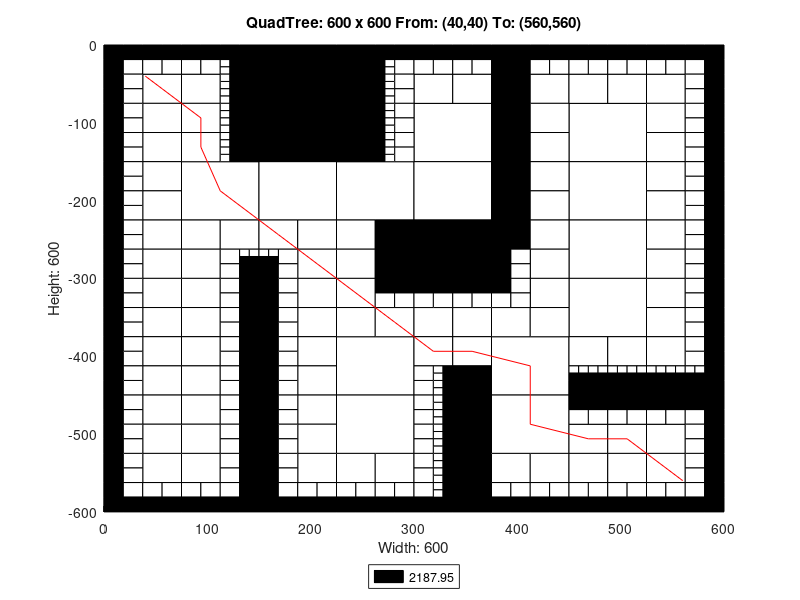

MATLAB code to generate this figure:
axis([0 600 -600 0]);
title('QuadTree: 600 x 600 From: (40,40) To: (560,560)');
xlabel('Width: 600');
ylabel('Height: 600');
rectangle('Position',[150 -75 75 75], 'FaceColor',[0 0 0]);
rectangle('Position',[150 -150 75 75], 'FaceColor',[0 0 0]);
rectangle('Position',[75 -225 75 75], 'FaceColor',[1 1 1]);
rectangle('Position',[150 -225 75 75], 'FaceColor',[1 1 1]);
rectangle('Position',[225 -225 75 75], 'FaceColor',[1 1 1]);
rectangle('Position',[300 -150 75 75], 'FaceColor',[1 1 1]);
rectangle('Position',[450 -150 75 75], 'FaceColor',[1 1 1]);
rectangle('Position',[300 -225 75 75], 'FaceColor',[1 1 1]);
rectangle('Position',[300 -300 75 75], 'FaceColor',[0 0 0]);
rectangle('Position',[450 -225 75 75], 'FaceColor',[1 1 1]);
rectangle('Position',[450 -300 75 75], 'FaceColor',[1 1 1]);
rectangle('Position',[225 -450 75 75], 'FaceColor',[1 1 1]);
rectangle('Position',[225 -525 75 75], 'FaceColor',[1 1 1]);
rectangle('Position',[375 -450 75 75], 'FaceColor',[1 1 1]);
rectangle('Position',[450 -375 75 75], 'FaceColor',[1 1 1]);
rectangle('Position',[375 -525 75 75], 'FaceColor',[1 1 1]);
rectangle('Position',[37.5 -75 37.5 37.5], 'FaceColor',[1 1 1]);
rectangle('Position',[75 -75 37.5 37.5], 'FaceColor',[1 1 1]);
rectangle('Position',[37.5 -112.5 37.5 37.5], 'FaceColor',[1 1 1]);
rectangle('Position',[37.5 -150 37.5 37.5], 'FaceColor',[1 1 1]);
rectangle('Position',[75 -112.5 37.5 37.5], 'FaceColor',[1 1 1]);
rectangle('Position',[75 -150 37.5 37.5], 'FaceColor',[1 1 1]);
rectangle('Position',[225 -37.5 37.5 37.5], 'FaceColor',[0 0 0]);
rectangle('Position',[225 -75 37.5 37.5], 'FaceColor',[0 0 0]);
rectangle('Position',[225 -112.5 37.5 37.5], 'FaceColor',[0 0 0]);
rectangle('Position',[225 -150 37.5 37.5], 'FaceColor',[0 0 0]);
rectangle('Position',[37.5 -187.5 37.5 37.5], 'FaceColor',[1 1 1]);
rectangle('Position',[37.5 -225 37.5 37.5], 'FaceColor',[1 1 1]);
rectangle('Position',[37.5 -262.5 37.5 37.5], 'FaceColor',[1 1 1]);
rectangle('Position',[37.5 -300 37.5 37.5], 'FaceColor',[1 1 1]);
rectangle('Position',[75 -262.5 37.5 37.5], 'FaceColor',[1 1 1]);
rectangle('Position',[112.5 -262.5 37.5 37.5], 'FaceColor',[1 1 1]);
rectangle('Position',[75 -300 37.5 37.5], 'FaceColor',[1 1 1]);
rectangle('Position',[150 -262.5 37.5 37.5], 'FaceColor',[1 1 1]);
rectangle('Position',[187.5 -262.5 37.5 37.5], 'FaceColor',[1 1 1]);
rectangle('Position',[187.5 -300 37.5 37.5], 'FaceColor',[1 1 1]);
rectangle('Position',[225 -262.5 37.5 37.5], 'FaceColor',[1 1 1]);
rectangle('Position',[262.5 -262.5 37.5 37.5], 'FaceColor',[0 0 0]);
rectangle('Position',[225 -300 37.5 37.5], 'FaceColor',[1 1 1]);
rectangle('Position',[262.5 -300 37.5 37.5], 'FaceColor',[0 0 0]);
rectangle('Position',[300 -75 37.5 37.5], 'FaceColor',[1 1 1]);
rectangle('Position',[337.5 -75 37.5 37.5], 'FaceColor',[1 1 1]);
rectangle('Position',[375 -37.5 37.5 37.5], 'FaceColor',[0 0 0]);
rectangle('Position',[375 -75 37.5 37.5], 'FaceColor',[0 0 0]);
rectangle('Position',[412.5 -75 37.5 37.5], 'FaceColor',[1 1 1]);
rectangle('Position',[375 -112.5 37.5 37.5], 'FaceColor',[0 0 0]);
rectangle('Position',[412.5 -112.5 37.5 37.5], 'FaceColor',[1 1 1]);
rectangle('Position',[375 -150 37.5 37.5], 'FaceColor',[0 0 0]);
rectangle('Position',[412.5 -150 37.5 37.5], 'FaceColor',[1 1 1]);
rectangle('Position',[450 -75 37.5 37.5], 'FaceColor',[1 1 1]);
rectangle('Position',[487.5 -75 37.5 37.5], 'FaceColor',[1 1 1]);
rectangle('Position',[525 -75 37.5 37.5], 'FaceColor',[1 1 1]);
rectangle('Position',[525 -112.5 37.5 37.5], 'FaceColor',[1 1 1]);
rectangle('Position',[525 -150 37.5 37.5], 'FaceColor',[1 1 1]);
rectangle('Position',[375 -187.5 37.5 37.5], 'FaceColor',[0 0 0]);
rectangle('Position',[412.5 -187.5 37.5 37.5], 'FaceColor',[1 1 1]);
rectangle('Position',[375 -225 37.5 37.5], 'FaceColor',[0 0 0]);
rectangle('Position',[412.5 -225 37.5 37.5], 'FaceColor',[1 1 1]);
rectangle('Position',[375 -262.5 37.5 37.5], 'FaceColor',[0 0 0]);
rectangle('Position',[412.5 -262.5 37.5 37.5], 'FaceColor',[1 1 1]);
rectangle('Position',[412.5 -300 37.5 37.5], 'FaceColor',[1 1 1]);
rectangle('Position',[525 -187.5 37.5 37.5], 'FaceColor',[1 1 1]);
rectangle('Position',[525 -225 37.5 37.5], 'FaceColor',[1 1 1]);
rectangle('Position',[525 -262.5 37.5 37.5], 'FaceColor',[1 1 1]);
rectangle('Position',[525 -300 37.5 37.5], 'FaceColor',[1 1 1]);
rectangle('Position',[37.5 -337.5 37.5 37.5], 'FaceColor',[1 1 1]);
rectangle('Position',[37.5 -375 37.5 37.5], 'FaceColor',[1 1 1]);
rectangle('Position',[75 -337.5 37.5 37.5], 'FaceColor',[1 1 1]);
rectangle('Position',[75 -375 37.5 37.5], 'FaceColor',[1 1 1]);
rectangle('Position',[37.5 -412.5 37.5 37.5], 'FaceColor',[1 1 1]);
rectangle('Position',[37.5 -450 37.5 37.5], 'FaceColor',[1 1 1]);
rectangle('Position',[75 -412.5 37.5 37.5], 'FaceColor',[1 1 1]);
rectangle('Position',[75 -450 37.5 37.5], 'FaceColor',[1 1 1]);
rectangle('Position',[187.5 -337.5 37.5 37.5], 'FaceColor',[1 1 1]);
rectangle('Position',[187.5 -375 37.5 37.5], 'FaceColor',[1 1 1]);
rectangle('Position',[225 -337.5 37.5 37.5], 'FaceColor',[1 1 1]);
rectangle('Position',[225 -375 37.5 37.5], 'FaceColor',[1 1 1]);
rectangle('Position',[262.5 -375 37.5 37.5], 'FaceColor',[1 1 1]);
rectangle('Position',[187.5 -412.5 37.5 37.5], 'FaceColor',[1 1 1]);
rectangle('Position',[187.5 -450 37.5 37.5], 'FaceColor',[1 1 1]);
rectangle('Position',[37.5 -487.5 37.5 37.5], 'FaceColor',[1 1 1]);
rectangle('Position',[37.5 -525 37.5 37.5], 'FaceColor',[1 1 1]);
rectangle('Position',[75 -487.5 37.5 37.5], 'FaceColor',[1 1 1]);
rectangle('Position',[75 -525 37.5 37.5], 'FaceColor',[1 1 1]);
rectangle('Position',[37.5 -562.5 37.5 37.5], 'FaceColor',[1 1 1]);
rectangle('Position',[75 -562.5 37.5 37.5], 'FaceColor',[1 1 1]);
rectangle('Position',[187.5 -487.5 37.5 37.5], 'FaceColor',[1 1 1]);
rectangle('Position',[187.5 -525 37.5 37.5], 'FaceColor',[1 1 1]);
rectangle('Position',[187.5 -562.5 37.5 37.5], 'FaceColor',[1 1 1]);
rectangle('Position',[225 -562.5 37.5 37.5], 'FaceColor',[1 1 1]);
rectangle('Position',[262.5 -562.5 37.5 37.5], 'FaceColor',[1 1 1]);
rectangle('Position',[300 -375 37.5 37.5], 'FaceColor',[1 1 1]);
rectangle('Position',[337.5 -375 37.5 37.5], 'FaceColor',[1 1 1]);
rectangle('Position',[412.5 -337.5 37.5 37.5], 'FaceColor',[1 1 1]);
rectangle('Position',[375 -375 37.5 37.5], 'FaceColor',[1 1 1]);
rectangle('Position',[412.5 -375 37.5 37.5], 'FaceColor',[1 1 1]);
rectangle('Position',[300 -412.5 37.5 37.5], 'FaceColor',[1 1 1]);
rectangle('Position',[337.5 -412.5 37.5 37.5], 'FaceColor',[1 1 1]);
rectangle('Position',[337.5 -450 37.5 37.5], 'FaceColor',[0 0 0]);
rectangle('Position',[525 -337.5 37.5 37.5], 'FaceColor',[1 1 1]);
rectangle('Position',[525 -375 37.5 37.5], 'FaceColor',[1 1 1]);
rectangle('Position',[450 -412.5 37.5 37.5], 'FaceColor',[1 1 1]);
rectangle('Position',[487.5 -412.5 37.5 37.5], 'FaceColor',[1 1 1]);
rectangle('Position',[525 -412.5 37.5 37.5], 'FaceColor',[1 1 1]);
rectangle('Position',[337.5 -487.5 37.5 37.5], 'FaceColor',[0 0 0]);
rectangle('Position',[337.5 -525 37.5 37.5], 'FaceColor',[0 0 0]);
rectangle('Position',[337.5 -562.5 37.5 37.5], 'FaceColor',[0 0 0]);
rectangle('Position',[337.5 -600 37.5 37.5], 'FaceColor',[0 0 0]);
rectangle('Position',[375 -562.5 37.5 37.5], 'FaceColor',[1 1 1]);
rectangle('Position',[412.5 -562.5 37.5 37.5], 'FaceColor',[1 1 1]);
rectangle('Position',[450 -525 37.5 37.5], 'FaceColor',[1 1 1]);
rectangle('Position',[487.5 -525 37.5 37.5], 'FaceColor',[1 1 1]);
rectangle('Position',[525 -525 37.5 37.5], 'FaceColor',[1 1 1]);
rectangle('Position',[450 -562.5 37.5 37.5], 'FaceColor',[1 1 1]);
rectangle('Position',[487.5 -562.5 37.5 37.5], 'FaceColor',[1 1 1]);
rectangle('Position',[525 -562.5 37.5 37.5], 'FaceColor',[1 1 1]);
rectangle('Position',[0 -18.75 18.75 18.75], 'FaceColor',[0 0 0]);
rectangle('Position',[18.75 -18.75 18.75 18.75], 'FaceColor',[0 0 0]);
rectangle('Position',[0 -37.5 18.75 18.75], 'FaceColor',[0 0 0]);
rectangle('Position',[18.75 -37.5 18.75 18.75], 'FaceColor',[1 1 1]);
rectangle('Position',[37.5 -18.75 18.75 18.75], 'FaceColor',[0 0 0]);
rectangle('Position',[56.25 -18.75 18.75 18.75], 'FaceColor',[0 0 0]);
rectangle('Position',[37.5 -37.5 18.75 18.75], 'FaceColor',[1 1 1]);
rectangle('Position',[56.25 -37.5 18.75 18.75], 'FaceColor',[1 1 1]);
rectangle('Position',[0 -56.25 18.75 18.75], 'FaceColor',[0 0 0]);
rectangle('Position',[18.75 -56.25 18.75 18.75], 'FaceColor',[1 1 1]);
rectangle('Position',[0 -75 18.75 18.75], 'FaceColor',[0 0 0]);
rectangle('Position',[18.75 -75 18.75 18.75], 'FaceColor',[1 1 1]);
rectangle('Position',[75 -18.75 18.75 18.75], 'FaceColor',[0 0 0]);
rectangle('Position',[93.75 -18.75 18.75 18.75], 'FaceColor',[0 0 0]);
rectangle('Position',[75 -37.5 18.75 18.75], 'FaceColor',[1 1 1]);
rectangle('Position',[93.75 -37.5 18.75 18.75], 'FaceColor',[1 1 1]);
rectangle('Position',[112.5 -18.75 18.75 18.75], 'FaceColor',[0 0 0]);
rectangle('Position',[131.25 -18.75 18.75 18.75], 'FaceColor',[0 0 0]);
rectangle('Position',[131.25 -37.5 18.75 18.75], 'FaceColor',[0 0 0]);
rectangle('Position',[131.25 -56.25 18.75 18.75], 'FaceColor',[0 0 0]);
rectangle('Position',[131.25 -75 18.75 18.75], 'FaceColor',[0 0 0]);
rectangle('Position',[0 -93.75 18.75 18.75], 'FaceColor',[0 0 0]);
rectangle('Position',[18.75 -93.75 18.75 18.75], 'FaceColor',[1 1 1]);
rectangle('Position',[0 -112.5 18.75 18.75], 'FaceColor',[0 0 0]);
rectangle('Position',[18.75 -112.5 18.75 18.75], 'FaceColor',[1 1 1]);
rectangle('Position',[0 -131.25 18.75 18.75], 'FaceColor',[0 0 0]);
rectangle('Position',[18.75 -131.25 18.75 18.75], 'FaceColor',[1 1 1]);
rectangle('Position',[0 -150 18.75 18.75], 'FaceColor',[0 0 0]);
rectangle('Position',[18.75 -150 18.75 18.75], 'FaceColor',[1 1 1]);
rectangle('Position',[131.25 -93.75 18.75 18.75], 'FaceColor',[0 0 0]);
rectangle('Position',[131.25 -112.5 18.75 18.75], 'FaceColor',[0 0 0]);
rectangle('Position',[131.25 -131.25 18.75 18.75], 'FaceColor',[0 0 0]);
rectangle('Position',[131.25 -150 18.75 18.75], 'FaceColor',[0 0 0]);
rectangle('Position',[262.5 -18.75 18.75 18.75], 'FaceColor',[0 0 0]);
rectangle('Position',[281.25 -18.75 18.75 18.75], 'FaceColor',[0 0 0]);
rectangle('Position',[281.25 -37.5 18.75 18.75], 'FaceColor',[1 1 1]);
rectangle('Position',[281.25 -56.25 18.75 18.75], 'FaceColor',[1 1 1]);
rectangle('Position',[281.25 -75 18.75 18.75], 'FaceColor',[1 1 1]);
rectangle('Position',[281.25 -93.75 18.75 18.75], 'FaceColor',[1 1 1]);
rectangle('Position',[281.25 -112.5 18.75 18.75], 'FaceColor',[1 1 1]);
rectangle('Position',[281.25 -131.25 18.75 18.75], 'FaceColor',[1 1 1]);
rectangle('Position',[281.25 -150 18.75 18.75], 'FaceColor',[1 1 1]);
rectangle('Position',[0 -168.75 18.75 18.75], 'FaceColor',[0 0 0]);
rectangle('Position',[18.75 -168.75 18.75 18.75], 'FaceColor',[1 1 1]);
rectangle('Position',[0 -187.5 18.75 18.75], 'FaceColor',[0 0 0]);
rectangle('Position',[18.75 -187.5 18.75 18.75], 'FaceColor',[1 1 1]);
rectangle('Position',[0 -206.25 18.75 18.75], 'FaceColor',[0 0 0]);
rectangle('Position',[18.75 -206.25 18.75 18.75], 'FaceColor',[1 1 1]);
rectangle('Position',[0 -225 18.75 18.75], 'FaceColor',[0 0 0]);
rectangle('Position',[18.75 -225 18.75 18.75], 'FaceColor',[1 1 1]);
rectangle('Position',[0 -243.75 18.75 18.75], 'FaceColor',[0 0 0]);
rectangle('Position',[18.75 -243.75 18.75 18.75], 'FaceColor',[1 1 1]);
rectangle('Position',[0 -262.5 18.75 18.75], 'FaceColor',[0 0 0]);
rectangle('Position',[18.75 -262.5 18.75 18.75], 'FaceColor',[1 1 1]);
rectangle('Position',[0 -281.25 18.75 18.75], 'FaceColor',[0 0 0]);
rectangle('Position',[18.75 -281.25 18.75 18.75], 'FaceColor',[1 1 1]);
rectangle('Position',[0 -300 18.75 18.75], 'FaceColor',[0 0 0]);
rectangle('Position',[18.75 -300 18.75 18.75], 'FaceColor',[1 1 1]);
rectangle('Position',[112.5 -281.25 18.75 18.75], 'FaceColor',[1 1 1]);
rectangle('Position',[112.5 -300 18.75 18.75], 'FaceColor',[1 1 1]);
rectangle('Position',[131.25 -300 18.75 18.75], 'FaceColor',[0 0 0]);
rectangle('Position',[168.75 -281.25 18.75 18.75], 'FaceColor',[1 1 1]);
rectangle('Position',[150 -300 18.75 18.75], 'FaceColor',[0 0 0]);
rectangle('Position',[168.75 -300 18.75 18.75], 'FaceColor',[1 1 1]);
rectangle('Position',[300 -18.75 18.75 18.75], 'FaceColor',[0 0 0]);
rectangle('Position',[318.75 -18.75 18.75 18.75], 'FaceColor',[0 0 0]);
rectangle('Position',[300 -37.5 18.75 18.75], 'FaceColor',[1 1 1]);
rectangle('Position',[318.75 -37.5 18.75 18.75], 'FaceColor',[1 1 1]);
rectangle('Position',[337.5 -18.75 18.75 18.75], 'FaceColor',[0 0 0]);
rectangle('Position',[356.25 -18.75 18.75 18.75], 'FaceColor',[0 0 0]);
rectangle('Position',[337.5 -37.5 18.75 18.75], 'FaceColor',[1 1 1]);
rectangle('Position',[356.25 -37.5 18.75 18.75], 'FaceColor',[1 1 1]);
rectangle('Position',[412.5 -18.75 18.75 18.75], 'FaceColor',[0 0 0]);
rectangle('Position',[431.25 -18.75 18.75 18.75], 'FaceColor',[0 0 0]);
rectangle('Position',[412.5 -37.5 18.75 18.75], 'FaceColor',[1 1 1]);
rectangle('Position',[431.25 -37.5 18.75 18.75], 'FaceColor',[1 1 1]);
rectangle('Position',[450 -18.75 18.75 18.75], 'FaceColor',[0 0 0]);
rectangle('Position',[468.75 -18.75 18.75 18.75], 'FaceColor',[0 0 0]);
rectangle('Position',[450 -37.5 18.75 18.75], 'FaceColor',[1 1 1]);
rectangle('Position',[468.75 -37.5 18.75 18.75], 'FaceColor',[1 1 1]);
rectangle('Position',[487.5 -18.75 18.75 18.75], 'FaceColor',[0 0 0]);
rectangle('Position',[506.25 -18.75 18.75 18.75], 'FaceColor',[0 0 0]);
rectangle('Position',[487.5 -37.5 18.75 18.75], 'FaceColor',[1 1 1]);
rectangle('Position',[506.25 -37.5 18.75 18.75], 'FaceColor',[1 1 1]);
rectangle('Position',[525 -18.75 18.75 18.75], 'FaceColor',[0 0 0]);
rectangle('Position',[543.75 -18.75 18.75 18.75], 'FaceColor',[0 0 0]);
rectangle('Position',[525 -37.5 18.75 18.75], 'FaceColor',[1 1 1]);
rectangle('Position',[543.75 -37.5 18.75 18.75], 'FaceColor',[1 1 1]);
rectangle('Position',[562.5 -18.75 18.75 18.75], 'FaceColor',[0 0 0]);
rectangle('Position',[581.25 -18.75 18.75 18.75], 'FaceColor',[0 0 0]);
rectangle('Position',[562.5 -37.5 18.75 18.75], 'FaceColor',[1 1 1]);
rectangle('Position',[581.25 -37.5 18.75 18.75], 'FaceColor',[0 0 0]);
rectangle('Position',[562.5 -56.25 18.75 18.75], 'FaceColor',[1 1 1]);
rectangle('Position',[581.25 -56.25 18.75 18.75], 'FaceColor',[0 0 0]);
rectangle('Position',[562.5 -75 18.75 18.75], 'FaceColor',[1 1 1]);
rectangle('Position',[581.25 -75 18.75 18.75], 'FaceColor',[0 0 0]);
rectangle('Position',[562.5 -93.75 18.75 18.75], 'FaceColor',[1 1 1]);
rectangle('Position',[581.25 -93.75 18.75 18.75], 'FaceColor',[0 0 0]);
rectangle('Position',[562.5 -112.5 18.75 18.75], 'FaceColor',[1 1 1]);
rectangle('Position',[581.25 -112.5 18.75 18.75], 'FaceColor',[0 0 0]);
rectangle('Position',[562.5 -131.25 18.75 18.75], 'FaceColor',[1 1 1]);
rectangle('Position',[581.25 -131.25 18.75 18.75], 'FaceColor',[0 0 0]);
rectangle('Position',[562.5 -150 18.75 18.75], 'FaceColor',[1 1 1]);
rectangle('Position',[581.25 -150 18.75 18.75], 'FaceColor',[0 0 0]);
rectangle('Position',[375 -281.25 18.75 18.75], 'FaceColor',[0 0 0]);
rectangle('Position',[393.75 -281.25 18.75 18.75], 'FaceColor',[1 1 1]);
rectangle('Position',[375 -300 18.75 18.75], 'FaceColor',[0 0 0]);
rectangle('Position',[393.75 -300 18.75 18.75], 'FaceColor',[1 1 1]);
rectangle('Position',[562.5 -168.75 18.75 18.75], 'FaceColor',[1 1 1]);
rectangle('Position',[581.25 -168.75 18.75 18.75], 'FaceColor',[0 0 0]);
rectangle('Position',[562.5 -187.5 18.75 18.75], 'FaceColor',[1 1 1]);
rectangle('Position',[581.25 -187.5 18.75 18.75], 'FaceColor',[0 0 0]);
rectangle('Position',[562.5 -206.25 18.75 18.75], 'FaceColor',[1 1 1]);
rectangle('Position',[581.25 -206.25 18.75 18.75], 'FaceColor',[0 0 0]);
rectangle('Position',[562.5 -225 18.75 18.75], 'FaceColor',[1 1 1]);
rectangle('Position',[581.25 -225 18.75 18.75], 'FaceColor',[0 0 0]);
rectangle('Position',[562.5 -243.75 18.75 18.75], 'FaceColor',[1 1 1]);
rectangle('Position',[581.25 -243.75 18.75 18.75], 'FaceColor',[0 0 0]);
rectangle('Position',[562.5 -262.5 18.75 18.75], 'FaceColor',[1 1 1]);
rectangle('Position',[581.25 -262.5 18.75 18.75], 'FaceColor',[0 0 0]);
rectangle('Position',[562.5 -281.25 18.75 18.75], 'FaceColor',[1 1 1]);
rectangle('Position',[581.25 -281.25 18.75 18.75], 'FaceColor',[0 0 0]);
rectangle('Position',[562.5 -300 18.75 18.75], 'FaceColor',[1 1 1]);
rectangle('Position',[581.25 -300 18.75 18.75], 'FaceColor',[0 0 0]);
rectangle('Position',[0 -318.75 18.75 18.75], 'FaceColor',[0 0 0]);
rectangle('Position',[18.75 -318.75 18.75 18.75], 'FaceColor',[1 1 1]);
rectangle('Position',[0 -337.5 18.75 18.75], 'FaceColor',[0 0 0]);
rectangle('Position',[18.75 -337.5 18.75 18.75], 'FaceColor',[1 1 1]);
rectangle('Position',[0 -356.25 18.75 18.75], 'FaceColor',[0 0 0]);
rectangle('Position',[18.75 -356.25 18.75 18.75], 'FaceColor',[1 1 1]);
rectangle('Position',[0 -375 18.75 18.75], 'FaceColor',[0 0 0]);
rectangle('Position',[18.75 -375 18.75 18.75], 'FaceColor',[1 1 1]);
rectangle('Position',[112.5 -318.75 18.75 18.75], 'FaceColor',[1 1 1]);
rectangle('Position',[131.25 -318.75 18.75 18.75], 'FaceColor',[0 0 0]);
rectangle('Position',[112.5 -337.5 18.75 18.75], 'FaceColor',[1 1 1]);
rectangle('Position',[131.25 -337.5 18.75 18.75], 'FaceColor',[0 0 0]);
rectangle('Position',[112.5 -356.25 18.75 18.75], 'FaceColor',[1 1 1]);
rectangle('Position',[131.25 -356.25 18.75 18.75], 'FaceColor',[0 0 0]);
rectangle('Position',[112.5 -375 18.75 18.75], 'FaceColor',[1 1 1]);
rectangle('Position',[131.25 -375 18.75 18.75], 'FaceColor',[0 0 0]);
rectangle('Position',[0 -393.75 18.75 18.75], 'FaceColor',[0 0 0]);
rectangle('Position',[18.75 -393.75 18.75 18.75], 'FaceColor',[1 1 1]);
rectangle('Position',[0 -412.5 18.75 18.75], 'FaceColor',[0 0 0]);
rectangle('Position',[18.75 -412.5 18.75 18.75], 'FaceColor',[1 1 1]);
rectangle('Position',[0 -431.25 18.75 18.75], 'FaceColor',[0 0 0]);
rectangle('Position',[18.75 -431.25 18.75 18.75], 'FaceColor',[1 1 1]);
rectangle('Position',[0 -450 18.75 18.75], 'FaceColor',[0 0 0]);
rectangle('Position',[18.75 -450 18.75 18.75], 'FaceColor',[1 1 1]);
rectangle('Position',[112.5 -393.75 18.75 18.75], 'FaceColor',[1 1 1]);
rectangle('Position',[131.25 -393.75 18.75 18.75], 'FaceColor',[0 0 0]);
rectangle('Position',[112.5 -412.5 18.75 18.75], 'FaceColor',[1 1 1]);
rectangle('Position',[131.25 -412.5 18.75 18.75], 'FaceColor',[0 0 0]);
rectangle('Position',[112.5 -431.25 18.75 18.75], 'FaceColor',[1 1 1]);
rectangle('Position',[131.25 -431.25 18.75 18.75], 'FaceColor',[0 0 0]);
rectangle('Position',[112.5 -450 18.75 18.75], 'FaceColor',[1 1 1]);
rectangle('Position',[131.25 -450 18.75 18.75], 'FaceColor',[0 0 0]);
rectangle('Position',[150 -318.75 18.75 18.75], 'FaceColor',[0 0 0]);
rectangle('Position',[168.75 -318.75 18.75 18.75], 'FaceColor',[1 1 1]);
rectangle('Position',[150 -337.5 18.75 18.75], 'FaceColor',[0 0 0]);
rectangle('Position',[168.75 -337.5 18.75 18.75], 'FaceColor',[1 1 1]);
rectangle('Position',[150 -356.25 18.75 18.75], 'FaceColor',[0 0 0]);
rectangle('Position',[168.75 -356.25 18.75 18.75], 'FaceColor',[1 1 1]);
rectangle('Position',[150 -375 18.75 18.75], 'FaceColor',[0 0 0]);
rectangle('Position',[168.75 -375 18.75 18.75], 'FaceColor',[1 1 1]);
rectangle('Position',[262.5 -318.75 18.75 18.75], 'FaceColor',[0 0 0]);
rectangle('Position',[281.25 -318.75 18.75 18.75], 'FaceColor',[0 0 0]);
rectangle('Position',[262.5 -337.5 18.75 18.75], 'FaceColor',[1 1 1]);
rectangle('Position',[281.25 -337.5 18.75 18.75], 'FaceColor',[1 1 1]);
rectangle('Position',[150 -393.75 18.75 18.75], 'FaceColor',[0 0 0]);
rectangle('Position',[168.75 -393.75 18.75 18.75], 'FaceColor',[1 1 1]);
rectangle('Position',[150 -412.5 18.75 18.75], 'FaceColor',[0 0 0]);
rectangle('Position',[168.75 -412.5 18.75 18.75], 'FaceColor',[1 1 1]);
rectangle('Position',[150 -431.25 18.75 18.75], 'FaceColor',[0 0 0]);
rectangle('Position',[168.75 -431.25 18.75 18.75], 'FaceColor',[1 1 1]);
rectangle('Position',[150 -450 18.75 18.75], 'FaceColor',[0 0 0]);
rectangle('Position',[168.75 -450 18.75 18.75], 'FaceColor',[1 1 1]);
rectangle('Position',[0 -468.75 18.75 18.75], 'FaceColor',[0 0 0]);
rectangle('Position',[18.75 -468.75 18.75 18.75], 'FaceColor',[1 1 1]);
rectangle('Position',[0 -487.5 18.75 18.75], 'FaceColor',[0 0 0]);
rectangle('Position',[18.75 -487.5 18.75 18.75], 'FaceColor',[1 1 1]);
rectangle('Position',[0 -506.25 18.75 18.75], 'FaceColor',[0 0 0]);
rectangle('Position',[18.75 -506.25 18.75 18.75], 'FaceColor',[1 1 1]);
rectangle('Position',[0 -525 18.75 18.75], 'FaceColor',[0 0 0]);
rectangle('Position',[18.75 -525 18.75 18.75], 'FaceColor',[1 1 1]);
rectangle('Position',[112.5 -468.75 18.75 18.75], 'FaceColor',[1 1 1]);
rectangle('Position',[131.25 -468.75 18.75 18.75], 'FaceColor',[0 0 0]);
rectangle('Position',[112.5 -487.5 18.75 18.75], 'FaceColor',[1 1 1]);
rectangle('Position',[131.25 -487.5 18.75 18.75], 'FaceColor',[0 0 0]);
rectangle('Position',[112.5 -506.25 18.75 18.75], 'FaceColor',[1 1 1]);
rectangle('Position',[131.25 -506.25 18.75 18.75], 'FaceColor',[0 0 0]);
rectangle('Position',[112.5 -525 18.75 18.75], 'FaceColor',[1 1 1]);
rectangle('Position',[131.25 -525 18.75 18.75], 'FaceColor',[0 0 0]);
rectangle('Position',[0 -543.75 18.75 18.75], 'FaceColor',[0 0 0]);
rectangle('Position',[18.75 -543.75 18.75 18.75], 'FaceColor',[1 1 1]);
rectangle('Position',[0 -562.5 18.75 18.75], 'FaceColor',[0 0 0]);
rectangle('Position',[18.75 -562.5 18.75 18.75], 'FaceColor',[1 1 1]);
rectangle('Position',[0 -581.25 18.75 18.75], 'FaceColor',[0 0 0]);
rectangle('Position',[18.75 -581.25 18.75 18.75], 'FaceColor',[1 1 1]);
rectangle('Position',[0 -600 18.75 18.75], 'FaceColor',[0 0 0]);
rectangle('Position',[18.75 -600 18.75 18.75], 'FaceColor',[0 0 0]);
rectangle('Position',[37.5 -581.25 18.75 18.75], 'FaceColor',[1 1 1]);
rectangle('Position',[56.25 -581.25 18.75 18.75], 'FaceColor',[1 1 1]);
rectangle('Position',[37.5 -600 18.75 18.75], 'FaceColor',[0 0 0]);
rectangle('Position',[56.25 -600 18.75 18.75], 'FaceColor',[0 0 0]);
rectangle('Position',[112.5 -543.75 18.75 18.75], 'FaceColor',[1 1 1]);
rectangle('Position',[131.25 -543.75 18.75 18.75], 'FaceColor',[0 0 0]);
rectangle('Position',[112.5 -562.5 18.75 18.75], 'FaceColor',[1 1 1]);
rectangle('Position',[131.25 -562.5 18.75 18.75], 'FaceColor',[0 0 0]);
rectangle('Position',[75 -581.25 18.75 18.75], 'FaceColor',[1 1 1]);
rectangle('Position',[93.75 -581.25 18.75 18.75], 'FaceColor',[1 1 1]);
rectangle('Position',[75 -600 18.75 18.75], 'FaceColor',[0 0 0]);
rectangle('Position',[93.75 -600 18.75 18.75], 'FaceColor',[0 0 0]);
rectangle('Position',[112.5 -581.25 18.75 18.75], 'FaceColor',[1 1 1]);
rectangle('Position',[131.25 -581.25 18.75 18.75], 'FaceColor',[0 0 0]);
rectangle('Position',[112.5 -600 18.75 18.75], 'FaceColor',[0 0 0]);
rectangle('Position',[131.25 -600 18.75 18.75], 'FaceColor',[0 0 0]);
rectangle('Position',[150 -468.75 18.75 18.75], 'FaceColor',[0 0 0]);
rectangle('Position',[168.75 -468.75 18.75 18.75], 'FaceColor',[1 1 1]);
rectangle('Position',[150 -487.5 18.75 18.75], 'FaceColor',[0 0 0]);
rectangle('Position',[168.75 -487.5 18.75 18.75], 'FaceColor',[1 1 1]);
rectangle('Position',[150 -506.25 18.75 18.75], 'FaceColor',[0 0 0]);
rectangle('Position',[168.75 -506.25 18.75 18.75], 'FaceColor',[1 1 1]);
rectangle('Position',[150 -525 18.75 18.75], 'FaceColor',[0 0 0]);
rectangle('Position',[168.75 -525 18.75 18.75], 'FaceColor',[1 1 1]);
rectangle('Position',[150 -543.75 18.75 18.75], 'FaceColor',[0 0 0]);
rectangle('Position',[168.75 -543.75 18.75 18.75], 'FaceColor',[1 1 1]);
rectangle('Position',[150 -562.5 18.75 18.75], 'FaceColor',[0 0 0]);
rectangle('Position',[168.75 -562.5 18.75 18.75], 'FaceColor',[1 1 1]);
rectangle('Position',[150 -581.25 18.75 18.75], 'FaceColor',[0 0 0]);
rectangle('Position',[168.75 -581.25 18.75 18.75], 'FaceColor',[1 1 1]);
rectangle('Position',[150 -600 18.75 18.75], 'FaceColor',[0 0 0]);
rectangle('Position',[168.75 -600 18.75 18.75], 'FaceColor',[0 0 0]);
rectangle('Position',[187.5 -581.25 18.75 18.75], 'FaceColor',[1 1 1]);
rectangle('Position',[206.25 -581.25 18.75 18.75], 'FaceColor',[1 1 1]);
rectangle('Position',[187.5 -600 18.75 18.75], 'FaceColor',[0 0 0]);
rectangle('Position',[206.25 -600 18.75 18.75], 'FaceColor',[0 0 0]);
rectangle('Position',[225 -581.25 18.75 18.75], 'FaceColor',[1 1 1]);
rectangle('Position',[243.75 -581.25 18.75 18.75], 'FaceColor',[1 1 1]);
rectangle('Position',[225 -600 18.75 18.75], 'FaceColor',[0 0 0]);
rectangle('Position',[243.75 -600 18.75 18.75], 'FaceColor',[0 0 0]);
rectangle('Position',[262.5 -581.25 18.75 18.75], 'FaceColor',[1 1 1]);
rectangle('Position',[281.25 -581.25 18.75 18.75], 'FaceColor',[1 1 1]);
rectangle('Position',[262.5 -600 18.75 18.75], 'FaceColor',[0 0 0]);
rectangle('Position',[281.25 -600 18.75 18.75], 'FaceColor',[0 0 0]);
rectangle('Position',[300 -318.75 18.75 18.75], 'FaceColor',[0 0 0]);
rectangle('Position',[318.75 -318.75 18.75 18.75], 'FaceColor',[0 0 0]);
rectangle('Position',[300 -337.5 18.75 18.75], 'FaceColor',[1 1 1]);
rectangle('Position',[318.75 -337.5 18.75 18.75], 'FaceColor',[1 1 1]);
rectangle('Position',[337.5 -318.75 18.75 18.75], 'FaceColor',[0 0 0]);
rectangle('Position',[356.25 -318.75 18.75 18.75], 'FaceColor',[0 0 0]);
rectangle('Position',[337.5 -337.5 18.75 18.75], 'FaceColor',[1 1 1]);
rectangle('Position',[356.25 -337.5 18.75 18.75], 'FaceColor',[1 1 1]);
rectangle('Position',[375 -318.75 18.75 18.75], 'FaceColor',[0 0 0]);
rectangle('Position',[393.75 -318.75 18.75 18.75], 'FaceColor',[1 1 1]);
rectangle('Position',[375 -337.5 18.75 18.75], 'FaceColor',[1 1 1]);
rectangle('Position',[393.75 -337.5 18.75 18.75], 'FaceColor',[1 1 1]);
rectangle('Position',[300 -431.25 18.75 18.75], 'FaceColor',[1 1 1]);
rectangle('Position',[300 -450 18.75 18.75], 'FaceColor',[1 1 1]);
rectangle('Position',[562.5 -318.75 18.75 18.75], 'FaceColor',[1 1 1]);
rectangle('Position',[581.25 -318.75 18.75 18.75], 'FaceColor',[0 0 0]);
rectangle('Position',[562.5 -337.5 18.75 18.75], 'FaceColor',[1 1 1]);
rectangle('Position',[581.25 -337.5 18.75 18.75], 'FaceColor',[0 0 0]);
rectangle('Position',[562.5 -356.25 18.75 18.75], 'FaceColor',[1 1 1]);
rectangle('Position',[581.25 -356.25 18.75 18.75], 'FaceColor',[0 0 0]);
rectangle('Position',[562.5 -375 18.75 18.75], 'FaceColor',[1 1 1]);
rectangle('Position',[581.25 -375 18.75 18.75], 'FaceColor',[0 0 0]);
rectangle('Position',[450 -450 18.75 18.75], 'FaceColor',[0 0 0]);
rectangle('Position',[468.75 -450 18.75 18.75], 'FaceColor',[0 0 0]);
rectangle('Position',[487.5 -450 18.75 18.75], 'FaceColor',[0 0 0]);
rectangle('Position',[506.25 -450 18.75 18.75], 'FaceColor',[0 0 0]);
rectangle('Position',[562.5 -393.75 18.75 18.75], 'FaceColor',[1 1 1]);
rectangle('Position',[581.25 -393.75 18.75 18.75], 'FaceColor',[0 0 0]);
rectangle('Position',[562.5 -412.5 18.75 18.75], 'FaceColor',[1 1 1]);
rectangle('Position',[581.25 -412.5 18.75 18.75], 'FaceColor',[0 0 0]);
rectangle('Position',[525 -450 18.75 18.75], 'FaceColor',[0 0 0]);
rectangle('Position',[543.75 -450 18.75 18.75], 'FaceColor',[0 0 0]);
rectangle('Position',[581.25 -431.25 18.75 18.75], 'FaceColor',[0 0 0]);
rectangle('Position',[562.5 -450 18.75 18.75], 'FaceColor',[0 0 0]);
rectangle('Position',[581.25 -450 18.75 18.75], 'FaceColor',[0 0 0]);
rectangle('Position',[300 -468.75 18.75 18.75], 'FaceColor',[1 1 1]);
rectangle('Position',[300 -487.5 18.75 18.75], 'FaceColor',[1 1 1]);
rectangle('Position',[300 -506.25 18.75 18.75], 'FaceColor',[1 1 1]);
rectangle('Position',[300 -525 18.75 18.75], 'FaceColor',[1 1 1]);
rectangle('Position',[300 -543.75 18.75 18.75], 'FaceColor',[1 1 1]);
rectangle('Position',[300 -562.5 18.75 18.75], 'FaceColor',[1 1 1]);
rectangle('Position',[300 -581.25 18.75 18.75], 'FaceColor',[1 1 1]);
rectangle('Position',[300 -600 18.75 18.75], 'FaceColor',[0 0 0]);
rectangle('Position',[318.75 -600 18.75 18.75], 'FaceColor',[0 0 0]);
rectangle('Position',[375 -581.25 18.75 18.75], 'FaceColor',[1 1 1]);
rectangle('Position',[393.75 -581.25 18.75 18.75], 'FaceColor',[1 1 1]);
rectangle('Position',[375 -600 18.75 18.75], 'FaceColor',[0 0 0]);
rectangle('Position',[393.75 -600 18.75 18.75], 'FaceColor',[0 0 0]);
rectangle('Position',[412.5 -581.25 18.75 18.75], 'FaceColor',[1 1 1]);
rectangle('Position',[431.25 -581.25 18.75 18.75], 'FaceColor',[1 1 1]);
rectangle('Position',[412.5 -600 18.75 18.75], 'FaceColor',[0 0 0]);
rectangle('Position',[431.25 -600 18.75 18.75], 'FaceColor',[0 0 0]);
rectangle('Position',[450 -468.75 18.75 18.75], 'FaceColor',[0 0 0]);
rectangle('Position',[468.75 -468.75 18.75 18.75], 'FaceColor',[0 0 0]);
rectangle('Position',[450 -487.5 18.75 18.75], 'FaceColor',[1 1 1]);
rectangle('Position',[468.75 -487.5 18.75 18.75], 'FaceColor',[1 1 1]);
rectangle('Position',[487.5 -468.75 18.75 18.75], 'FaceColor',[0 0 0]);
rectangle('Position',[506.25 -468.75 18.75 18.75], 'FaceColor',[0 0 0]);
rectangle('Position',[487.5 -487.5 18.75 18.75], 'FaceColor',[1 1 1]);
rectangle('Position',[506.25 -487.5 18.75 18.75], 'FaceColor',[1 1 1]);
rectangle('Position',[525 -468.75 18.75 18.75], 'FaceColor',[0 0 0]);
rectangle('Position',[543.75 -468.75 18.75 18.75], 'FaceColor',[0 0 0]);
rectangle('Position',[525 -487.5 18.75 18.75], 'FaceColor',[1 1 1]);
rectangle('Position',[543.75 -487.5 18.75 18.75], 'FaceColor',[1 1 1]);
rectangle('Position',[562.5 -468.75 18.75 18.75], 'FaceColor',[0 0 0]);
rectangle('Position',[581.25 -468.75 18.75 18.75], 'FaceColor',[0 0 0]);
rectangle('Position',[562.5 -487.5 18.75 18.75], 'FaceColor',[1 1 1]);
rectangle('Position',[581.25 -487.5 18.75 18.75], 'FaceColor',[0 0 0]);
rectangle('Position',[562.5 -506.25 18.75 18.75], 'FaceColor',[1 1 1]);
rectangle('Position',[581.25 -506.25 18.75 18.75], 'FaceColor',[0 0 0]);
rectangle('Position',[562.5 -525 18.75 18.75], 'FaceColor',[1 1 1]);
rectangle('Position',[581.25 -525 18.75 18.75], 'FaceColor',[0 0 0]);
rectangle('Position',[450 -581.25 18.75 18.75], 'FaceColor',[1 1 1]);
rectangle('Position',[468.75 -581.25 18.75 18.75], 'FaceColor',[1 1 1]);
rectangle('Position',[450 -600 18.75 18.75], 'FaceColor',[0 0 0]);
rectangle('Position',[468.75 -600 18.75 18.75], 'FaceColor',[0 0 0]);
rectangle('Position',[487.5 -581.25 18.75 18.75], 'FaceColor',[1 1 1]);
rectangle('Position',[506.25 -581.25 18.75 18.75], 'FaceColor',[1 1 1]);
rectangle('Position',[487.5 -600 18.75 18.75], 'FaceColor',[0 0 0]);
rectangle('Position',[506.25 -600 18.75 18.75], 'FaceColor',[0 0 0]);
rectangle('Position',[562.5 -543.75 18.75 18.75], 'FaceColor',[1 1 1]);
rectangle('Position',[581.25 -543.75 18.75 18.75], 'FaceColor',[0 0 0]);
rectangle('Position',[562.5 -562.5 18.75 18.75], 'FaceColor',[1 1 1]);
rectangle('Position',[581.25 -562.5 18.75 18.75], 'FaceColor',[0 0 0]);
rectangle('Position',[525 -581.25 18.75 18.75], 'FaceColor',[1 1 1]);
rectangle('Position',[543.75 -581.25 18.75 18.75], 'FaceColor',[1 1 1]);
rectangle('Position',[525 -600 18.75 18.75], 'FaceColor',[0 0 0]);
rectangle('Position',[543.75 -600 18.75 18.75], 'FaceColor',[0 0 0]);
rectangle('Position',[562.5 -581.25 18.75 18.75], 'FaceColor',[1 1 1]);
rectangle('Position',[581.25 -581.25 18.75 18.75], 'FaceColor',[0 0 0]);
rectangle('Position',[562.5 -600 18.75 18.75], 'FaceColor',[0 0 0]);
rectangle('Position',[581.25 -600 18.75 18.75], 'FaceColor',[0 0 0]);
rectangle('Position',[112.5 -28.125 9.375 9.375], 'FaceColor',[1 1 1]);
rectangle('Position',[121.875 -28.125 9.375 9.375], 'FaceColor',[0 0 0]);
rectangle('Position',[112.5 -37.5 9.375 9.375], 'FaceColor',[1 1 1]);
rectangle('Position',[121.875 -37.5 9.375 9.375], 'FaceColor',[0 0 0]);
rectangle('Position',[112.5 -46.875 9.375 9.375], 'FaceColor',[1 1 1]);
rectangle('Position',[121.875 -46.875 9.375 9.375], 'FaceColor',[0 0 0]);
rectangle('Position',[112.5 -56.25 9.375 9.375], 'FaceColor',[1 1 1]);
rectangle('Position',[121.875 -56.25 9.375 9.375], 'FaceColor',[0 0 0]);
rectangle('Position',[112.5 -65.625 9.375 9.375], 'FaceColor',[1 1 1]);
rectangle('Position',[121.875 -65.625 9.375 9.375], 'FaceColor',[0 0 0]);
rectangle('Position',[112.5 -75 9.375 9.375], 'FaceColor',[1 1 1]);
rectangle('Position',[121.875 -75 9.375 9.375], 'FaceColor',[0 0 0]);
rectangle('Position',[112.5 -84.375 9.375 9.375], 'FaceColor',[1 1 1]);
rectangle('Position',[121.875 -84.375 9.375 9.375], 'FaceColor',[0 0 0]);
rectangle('Position',[112.5 -93.75 9.375 9.375], 'FaceColor',[1 1 1]);
rectangle('Position',[121.875 -93.75 9.375 9.375], 'FaceColor',[0 0 0]);
rectangle('Position',[112.5 -103.125 9.375 9.375], 'FaceColor',[1 1 1]);
rectangle('Position',[121.875 -103.125 9.375 9.375], 'FaceColor',[0 0 0]);
rectangle('Position',[112.5 -112.5 9.375 9.375], 'FaceColor',[1 1 1]);
rectangle('Position',[121.875 -112.5 9.375 9.375], 'FaceColor',[0 0 0]);
rectangle('Position',[112.5 -121.875 9.375 9.375], 'FaceColor',[1 1 1]);
rectangle('Position',[121.875 -121.875 9.375 9.375], 'FaceColor',[0 0 0]);
rectangle('Position',[112.5 -131.25 9.375 9.375], 'FaceColor',[1 1 1]);
rectangle('Position',[121.875 -131.25 9.375 9.375], 'FaceColor',[0 0 0]);
rectangle('Position',[112.5 -140.625 9.375 9.375], 'FaceColor',[1 1 1]);
rectangle('Position',[121.875 -140.625 9.375 9.375], 'FaceColor',[0 0 0]);
rectangle('Position',[112.5 -150 9.375 9.375], 'FaceColor',[1 1 1]);
rectangle('Position',[121.875 -150 9.375 9.375], 'FaceColor',[0 0 0]);
rectangle('Position',[262.5 -28.125 9.375 9.375], 'FaceColor',[0 0 0]);
rectangle('Position',[271.875 -28.125 9.375 9.375], 'FaceColor',[1 1 1]);
rectangle('Position',[262.5 -37.5 9.375 9.375], 'FaceColor',[0 0 0]);
rectangle('Position',[271.875 -37.5 9.375 9.375], 'FaceColor',[1 1 1]);
rectangle('Position',[262.5 -46.875 9.375 9.375], 'FaceColor',[0 0 0]);
rectangle('Position',[271.875 -46.875 9.375 9.375], 'FaceColor',[1 1 1]);
rectangle('Position',[262.5 -56.25 9.375 9.375], 'FaceColor',[0 0 0]);
rectangle('Position',[271.875 -56.25 9.375 9.375], 'FaceColor',[1 1 1]);
rectangle('Position',[262.5 -65.625 9.375 9.375], 'FaceColor',[0 0 0]);
rectangle('Position',[271.875 -65.625 9.375 9.375], 'FaceColor',[1 1 1]);
rectangle('Position',[262.5 -75 9.375 9.375], 'FaceColor',[0 0 0]);
rectangle('Position',[271.875 -75 9.375 9.375], 'FaceColor',[1 1 1]);
rectangle('Position',[262.5 -84.375 9.375 9.375], 'FaceColor',[0 0 0]);
rectangle('Position',[271.875 -84.375 9.375 9.375], 'FaceColor',[1 1 1]);
rectangle('Position',[262.5 -93.75 9.375 9.375], 'FaceColor',[0 0 0]);
rectangle('Position',[271.875 -93.75 9.375 9.375], 'FaceColor',[1 1 1]);
rectangle('Position',[262.5 -103.125 9.375 9.375], 'FaceColor',[0 0 0]);
rectangle('Position',[271.875 -103.125 9.375 9.375], 'FaceColor',[1 1 1]);
rectangle('Position',[262.5 -112.5 9.375 9.375], 'FaceColor',[0 0 0]);
rectangle('Position',[271.875 -112.5 9.375 9.375], 'FaceColor',[1 1 1]);
rectangle('Position',[262.5 -121.875 9.375 9.375], 'FaceColor',[0 0 0]);
rectangle('Position',[271.875 -121.875 9.375 9.375], 'FaceColor',[1 1 1]);
rectangle('Position',[262.5 -131.25 9.375 9.375], 'FaceColor',[0 0 0]);
rectangle('Position',[271.875 -131.25 9.375 9.375], 'FaceColor',[1 1 1]);
rectangle('Position',[262.5 -140.625 9.375 9.375], 'FaceColor',[0 0 0]);
rectangle('Position',[271.875 -140.625 9.375 9.375], 'FaceColor',[1 1 1]);
rectangle('Position',[262.5 -150 9.375 9.375], 'FaceColor',[0 0 0]);
rectangle('Position',[271.875 -150 9.375 9.375], 'FaceColor',[1 1 1]);
rectangle('Position',[131.25 -271.875 9.375 9.375], 'FaceColor',[1 1 1]);
rectangle('Position',[140.625 -271.875 9.375 9.375], 'FaceColor',[1 1 1]);
rectangle('Position',[131.25 -281.25 9.375 9.375], 'FaceColor',[0 0 0]);
rectangle('Position',[140.625 -281.25 9.375 9.375], 'FaceColor',[0 0 0]);
rectangle('Position',[150 -271.875 9.375 9.375], 'FaceColor',[1 1 1]);
rectangle('Position',[159.375 -271.875 9.375 9.375], 'FaceColor',[1 1 1]);
rectangle('Position',[150 -281.25 9.375 9.375], 'FaceColor',[0 0 0]);
rectangle('Position',[159.375 -281.25 9.375 9.375], 'FaceColor',[0 0 0]);
rectangle('Position',[318.75 -421.875 9.375 9.375], 'FaceColor',[1 1 1]);
rectangle('Position',[328.125 -421.875 9.375 9.375], 'FaceColor',[0 0 0]);
rectangle('Position',[318.75 -431.25 9.375 9.375], 'FaceColor',[1 1 1]);
rectangle('Position',[328.125 -431.25 9.375 9.375], 'FaceColor',[0 0 0]);
rectangle('Position',[318.75 -440.625 9.375 9.375], 'FaceColor',[1 1 1]);
rectangle('Position',[328.125 -440.625 9.375 9.375], 'FaceColor',[0 0 0]);
rectangle('Position',[318.75 -450 9.375 9.375], 'FaceColor',[1 1 1]);
rectangle('Position',[328.125 -450 9.375 9.375], 'FaceColor',[0 0 0]);
rectangle('Position',[450 -421.875 9.375 9.375], 'FaceColor',[1 1 1]);
rectangle('Position',[459.375 -421.875 9.375 9.375], 'FaceColor',[1 1 1]);
rectangle('Position',[450 -431.25 9.375 9.375], 'FaceColor',[0 0 0]);
rectangle('Position',[459.375 -431.25 9.375 9.375], 'FaceColor',[0 0 0]);
rectangle('Position',[468.75 -421.875 9.375 9.375], 'FaceColor',[1 1 1]);
rectangle('Position',[478.125 -421.875 9.375 9.375], 'FaceColor',[1 1 1]);
rectangle('Position',[468.75 -431.25 9.375 9.375], 'FaceColor',[0 0 0]);
rectangle('Position',[478.125 -431.25 9.375 9.375], 'FaceColor',[0 0 0]);
rectangle('Position',[487.5 -421.875 9.375 9.375], 'FaceColor',[1 1 1]);
rectangle('Position',[496.875 -421.875 9.375 9.375], 'FaceColor',[1 1 1]);
rectangle('Position',[487.5 -431.25 9.375 9.375], 'FaceColor',[0 0 0]);
rectangle('Position',[496.875 -431.25 9.375 9.375], 'FaceColor',[0 0 0]);
rectangle('Position',[506.25 -421.875 9.375 9.375], 'FaceColor',[1 1 1]);
rectangle('Position',[515.625 -421.875 9.375 9.375], 'FaceColor',[1 1 1]);
rectangle('Position',[506.25 -431.25 9.375 9.375], 'FaceColor',[0 0 0]);
rectangle('Position',[515.625 -431.25 9.375 9.375], 'FaceColor',[0 0 0]);
rectangle('Position',[525 -421.875 9.375 9.375], 'FaceColor',[1 1 1]);
rectangle('Position',[534.375 -421.875 9.375 9.375], 'FaceColor',[1 1 1]);
rectangle('Position',[525 -431.25 9.375 9.375], 'FaceColor',[0 0 0]);
rectangle('Position',[534.375 -431.25 9.375 9.375], 'FaceColor',[0 0 0]);
rectangle('Position',[543.75 -421.875 9.375 9.375], 'FaceColor',[1 1 1]);
rectangle('Position',[553.125 -421.875 9.375 9.375], 'FaceColor',[1 1 1]);
rectangle('Position',[543.75 -431.25 9.375 9.375], 'FaceColor',[0 0 0]);
rectangle('Position',[553.125 -431.25 9.375 9.375], 'FaceColor',[0 0 0]);
rectangle('Position',[562.5 -421.875 9.375 9.375], 'FaceColor',[1 1 1]);
rectangle('Position',[571.875 -421.875 9.375 9.375], 'FaceColor',[1 1 1]);
rectangle('Position',[562.5 -431.25 9.375 9.375], 'FaceColor',[0 0 0]);
rectangle('Position',[571.875 -431.25 9.375 9.375], 'FaceColor',[0 0 0]);
rectangle('Position',[318.75 -459.375 9.375 9.375], 'FaceColor',[1 1 1]);
rectangle('Position',[328.125 -459.375 9.375 9.375], 'FaceColor',[0 0 0]);
rectangle('Position',[318.75 -468.75 9.375 9.375], 'FaceColor',[1 1 1]);
rectangle('Position',[328.125 -468.75 9.375 9.375], 'FaceColor',[0 0 0]);
rectangle('Position',[318.75 -478.125 9.375 9.375], 'FaceColor',[1 1 1]);
rectangle('Position',[328.125 -478.125 9.375 9.375], 'FaceColor',[0 0 0]);
rectangle('Position',[318.75 -487.5 9.375 9.375], 'FaceColor',[1 1 1]);
rectangle('Position',[328.125 -487.5 9.375 9.375], 'FaceColor',[0 0 0]);
rectangle('Position',[318.75 -496.875 9.375 9.375], 'FaceColor',[1 1 1]);
rectangle('Position',[328.125 -496.875 9.375 9.375], 'FaceColor',[0 0 0]);
rectangle('Position',[318.75 -506.25 9.375 9.375], 'FaceColor',[1 1 1]);
rectangle('Position',[328.125 -506.25 9.375 9.375], 'FaceColor',[0 0 0]);
rectangle('Position',[318.75 -515.625 9.375 9.375], 'FaceColor',[1 1 1]);
rectangle('Position',[328.125 -515.625 9.375 9.375], 'FaceColor',[0 0 0]);
rectangle('Position',[318.75 -525 9.375 9.375], 'FaceColor',[1 1 1]);
rectangle('Position',[328.125 -525 9.375 9.375], 'FaceColor',[0 0 0]);
rectangle('Position',[318.75 -534.375 9.375 9.375], 'FaceColor',[1 1 1]);
rectangle('Position',[328.125 -534.375 9.375 9.375], 'FaceColor',[0 0 0]);
rectangle('Position',[318.75 -543.75 9.375 9.375], 'FaceColor',[1 1 1]);
rectangle('Position',[328.125 -543.75 9.375 9.375], 'FaceColor',[0 0 0]);
rectangle('Position',[318.75 -553.125 9.375 9.375], 'FaceColor',[1 1 1]);
rectangle('Position',[328.125 -553.125 9.375 9.375], 'FaceColor',[0 0 0]);
rectangle('Position',[318.75 -562.5 9.375 9.375], 'FaceColor',[1 1 1]);
rectangle('Position',[328.125 -562.5 9.375 9.375], 'FaceColor',[0 0 0]);
rectangle('Position',[318.75 -571.875 9.375 9.375], 'FaceColor',[1 1 1]);
rectangle('Position',[328.125 -571.875 9.375 9.375], 'FaceColor',[0 0 0]);
rectangle('Position',[318.75 -581.25 9.375 9.375], 'FaceColor',[1 1 1]);
rectangle('Position',[328.125 -581.25 9.375 9.375], 'FaceColor',[0 0 0]);
X=[560,543.75,506.25,468.75,412.5,412.5,356.25,318.75,281.25,243.75,206.25,168.75,112.5,93.75,93.75,56.25,40];
Y=[-560,-543.75,-506.25,-506.25,-487.5,-412.5,-393.75,-393.75,-356.25,-318.75,-281.25,-243.75,-187.5,-131.25,-93.75,-56.25,-40];
hold on;
plot(X,Y,'r');
legend('2187.95','Location','southoutside');
